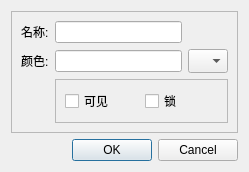
<?xml version="1.0" encoding="UTF-8"?>
<ui version="4.0">
 <class>QTDLG_LayerProperty</class>
 <widget class="QDialog" name="QTDLG_LayerProperty">
  <property name="geometry">
   <rect>
    <x>0</x>
    <y>0</y>
    <width>249</width>
    <height>160</height>
   </rect>
  </property>
  <property name="sizePolicy">
   <sizepolicy hsizetype="Fixed" vsizetype="Fixed">
    <horstretch>0</horstretch>
    <verstretch>0</verstretch>
   </sizepolicy>
  </property>
  <property name="windowTitle">
   <string>属性</string>
  </property>
  <property name="modal">
   <bool>true</bool>
  </property>
  <layout class="QGridLayout" name="gridLayout">
   <item row="0" column="0">
    <widget class="QFrame" name="frame">
     <property name="frameShape">
      <enum>QFrame::StyledPanel</enum>
     </property>
     <property name="frameShadow">
      <enum>QFrame::Raised</enum>
     </property>
     <layout class="QGridLayout" name="gridLayout_2">
      <item row="0" column="0">
       <widget class="QLabel" name="labelName">
        <property name="text">
         <string>名称:</string>
        </property>
       </widget>
      </item>
      <item row="0" column="1">
       <widget class="QLineEdit" name="LEName"/>
      </item>
      <item row="1" column="0">
       <widget class="QLabel" name="labelColor">
        <property name="text">
         <string>颜色:</string>
        </property>
       </widget>
      </item>
      <item row="1" column="1">
       <widget class="QLineEdit" name="LEColor">
        <property name="readOnly">
         <bool>true</bool>
        </property>
       </widget>
      </item>
      <item row="1" column="2">
       <widget class="QComboBox" name="CBColor">
        <property name="minimumSize">
         <size>
          <width>40</width>
          <height>24</height>
         </size>
        </property>
        <property name="maximumSize">
         <size>
          <width>40</width>
          <height>24</height>
         </size>
        </property>
       </widget>
      </item>
      <item row="3" column="1" colspan="2">
       <widget class="QFrame" name="frame_2">
        <property name="frameShape">
         <enum>QFrame::StyledPanel</enum>
        </property>
        <property name="frameShadow">
         <enum>QFrame::Raised</enum>
        </property>
        <layout class="QGridLayout" name="gridLayout_3">
         <item row="0" column="1">
          <widget class="QCheckBox" name="CBVisible">
           <property name="text">
            <string>可见</string>
           </property>
          </widget>
         </item>
         <item row="0" column="2">
          <widget class="QCheckBox" name="CBLocked">
           <property name="text">
            <string>锁</string>
           </property>
          </widget>
         </item>
        </layout>
       </widget>
      </item>
     </layout>
    </widget>
   </item>
   <item row="1" column="0">
    <widget class="QDialogButtonBox" name="buttonBox">
     <property name="orientation">
      <enum>Qt::Horizontal</enum>
     </property>
     <property name="standardButtons">
      <set>QDialogButtonBox::Cancel|QDialogButtonBox::Ok</set>
     </property>
    </widget>
   </item>
  </layout>
 </widget>
 <resources/>
 <connections>
  <connection>
   <sender>buttonBox</sender>
   <signal>accepted()</signal>
   <receiver>QTDLG_LayerProperty</receiver>
   <slot>accept()</slot>
   <hints>
    <hint type="sourcelabel">
     <x>212</x>
     <y>142</y>
    </hint>
    <hint type="destinationlabel">
     <x>157</x>
     <y>126</y>
    </hint>
   </hints>
  </connection>
  <connection>
   <sender>buttonBox</sender>
   <signal>rejected()</signal>
   <receiver>QTDLG_LayerProperty</receiver>
   <slot>reject()</slot>
   <hints>
    <hint type="sourcelabel">
     <x>212</x>
     <y>148</y>
    </hint>
    <hint type="destinationlabel">
     <x>221</x>
     <y>126</y>
    </hint>
   </hints>
  </connection>
 </connections>
</ui>
